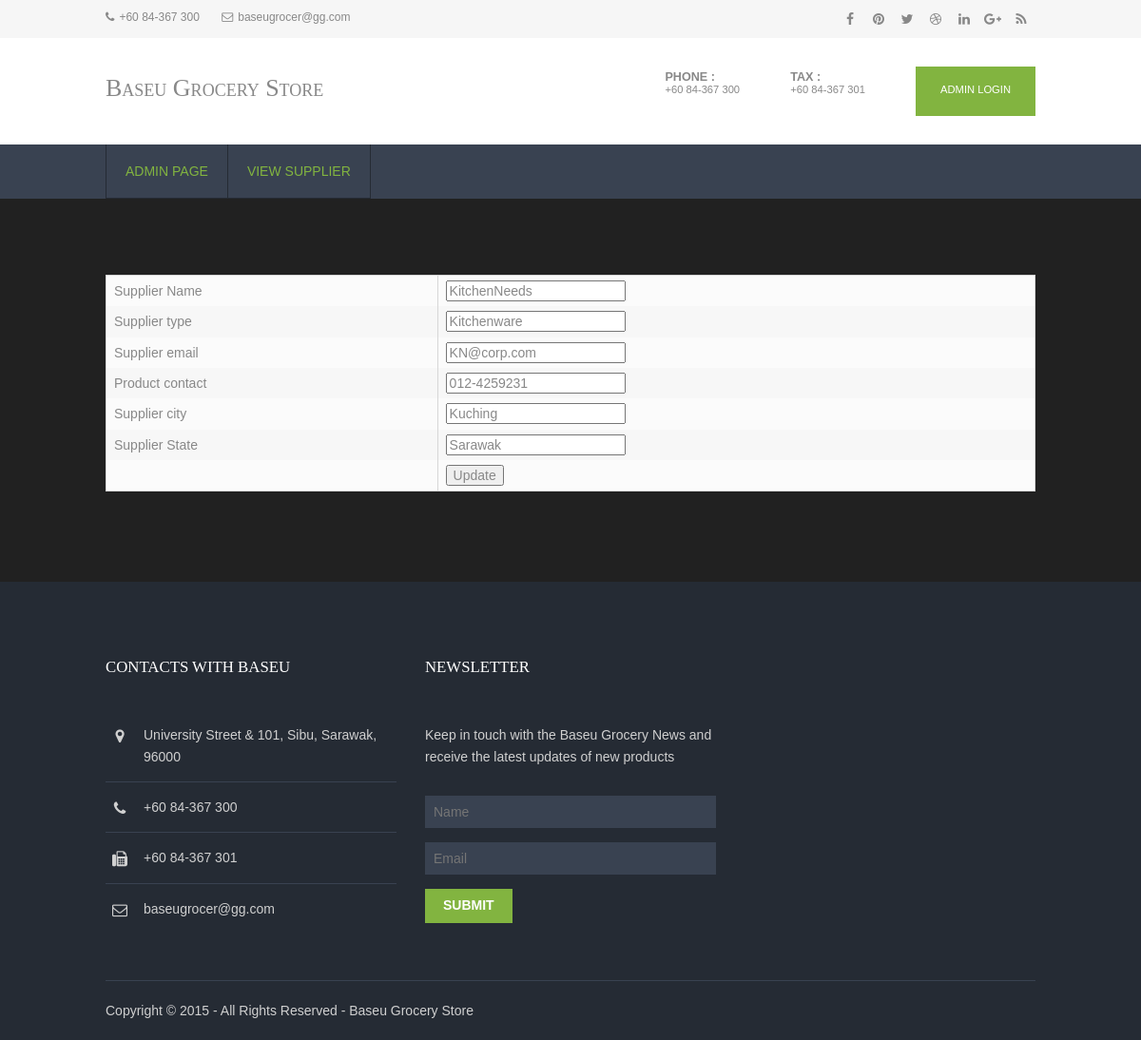
The app's page /edit_supplier.php?supp_id=8 with its own data.
### tables this page shows
CREATE TABLE `supplier` (
  `supp_id` int(11) NOT NULL,
  `supp_name` varchar(255) NOT NULL,
  `supp_contact` varchar(50) NOT NULL,
  `supp_email` varchar(50) NOT NULL,
  `supp_city` varchar(255) NOT NULL,
  `supp_state` varchar(255) NOT NULL,
  `supp_type` varchar(255) NOT NULL,
  `supp_country` varchar(255) NOT NULL
);

### edit_supplier.php (the view, shortened to what this page needs)
<?php
require('includes/config.php');
?>
<?php
$id = $_GET['supp_id'];
$sql = "SELECT * FROM supplier WHERE supp_id=:supp_id";
$query = $db->prepare($sql);
$query->execute(array(':supp_id' => $id));
while($row = $query->fetch(PDO::FETCH_ASSOC))
{
		$name = $row['supp_name'];
		$type = $row['supp_type'];
		$email = $row['supp_email'];
		$contact = $row['supp_contact'];
		$city = $row['supp_city'];
		$state = $row['supp_state'];
	}
?>
<!DOCTYPE html>
<html>
<head>
<link href="layout/styles/layout.css" rel="stylesheet" type="text/css" media="all">
</head>
<body id="top">
<div class="wrapper row0">
  <div id="topbar" class="hoc clear">
    <div class="fl_left">
      <ul class="nospace inline pushright">
        <li><i class="fa fa-phone"></i>+60 84-367 300</li>
        <li><i class="fa fa-envelope-o"></i>baseugrocer@gg.com</li>
      </ul>
    </div>
    <div class="fl_right">
      <ul class="faico clear">
        <li><a class="faicon-facebook" href="#"><i class="fa fa-facebook"></i></a></li>
        <li><a class="faicon-pinterest" href="#"><i class="fa fa-pinterest"></i></a></li>
        <li><a class="faicon-twitter" href="#"><i class="fa fa-twitter"></i></a></li>
        <li><a class="faicon-dribble" href="#"><i class="fa fa-dribbble"></i></a></li>
        <li><a class="faicon-linkedin" href="#"><i class="fa fa-linkedin"></i></a></li>
        <li><a class="faicon-google-plus" href="#"><i class="fa fa-google-plus"></i></a></li>
        <li><a class="faicon-rss" href="#"><i class="fa fa-rss"></i></a></li>
      </ul>
    </div>
  </div>
</div>
<div class="wrapper row1">
  <header id="header" class="hoc clear">
    <div id="logo" class="fl_left">
      <h1><a href="index.html">Baseu Grocery Store</a></h1>
    </div>
    <div id="quickinfo" class="fl_right">
      <ul class="nospace inline">
        <li><strong>Phone :</strong><br> +60 84-367 300</li>
        <li><strong>Tax :</strong><br> +60 84-367 301</li>
        <li><a class="btn" href="login.php">Admin Login</a></li>
      </ul>
    </div>
  </header>
</div>
<div class="wrapper row2">
  <nav id="mainav" class="hoc clear">
    <ul class="clear">
      <li class="active"><a href="memberpage.php">Admin Page</a></li>
			<li class="active"><a href="view_supplier.php">View Supplier</a></li>
    </ul>
  </nav>
</div>
<div class="wrapper row3">
  <main class="hoc container clear">
    <div class="content">
			<form name="form1" method="post" action="edit_supplier.php">
				<table border="0">
					<tr>
						<td>Supplier Name</td>
						<td><input type="text" name="name" value="<?php echo $name;?>"></td>
					</tr>
					<tr>
						<td>Supplier type</td>
						<td><input type="text" name="type" value="<?php echo $type;?>"></td>
					</tr>
					<tr>
						<td>Supplier email</td>
						<td><input type="text" name="email" value="<?php echo $email;?>"></td>
					</tr>
					<tr>
						<td>Product contact</td>
						<td><input type="text" name="contact" value="<?php echo $contact;?>"></td>
					</tr>
					<tr>
						<td>Supplier city</td>
						<td><input type="text" name="city" value="<?php echo $city;?>"></td>
					</tr>
					<tr>
						<td>Supplier State</td>
						<td><input type="text" name="state" value="<?php echo $state;?>"></td>
					</tr>
					<tr>
						<td><input type="hidden" name="id" value=<?php echo $_GET['supp_id'];?>></td>
						<td><input type="submit" name="update" value="Update"></td>
					</tr>
				</table>
			</form>
    </div>
  </main>
</div>
<div class="wrapper row4">
  <footer id="footer" class="hoc clear">
    <div class="one_third first">
      <h6 class="title">Contacts with Baseu</h6>
      <ul class="nospace linklist contact">
        <li><i class="fa fa-map-marker"></i>
          <address>
          University Street &amp; 101, Sibu, Sarawak, 96000
          </address>
        </li>
        <li><i class="fa fa-phone"></i> +60 84-367 300<br></li>
        <li><i class="fa fa-fax"></i> +60 84-367 301</li>
        <li><i class="fa fa-envelope-o"></i> baseugrocer@gg.com</li>
      </ul>
    </div>
    <div class="one_third">
      <h6 class="title">Newsletter</h6>
      <p class="btmspace-30">Keep in touch with the Baseu Grocery News and receive the latest updates of new products</p>
      <form method="post" action="#">
        <fieldset>
          <input class="btmspace-15" type="text" value="" placeholder="Name">
          <input class="btmspace-15" type="text" value="" placeholder="Email">
          <button type="submit" value="submit">Submit</button>
        </fieldset>
      </form>
    </div>
  </footer>
</div>
<div class="wrapper row5">
  <div id="copyright" class="hoc clear">
    <p class="fl_left">Copyright &copy; 2015 - All Rights Reserved - <a href="#">Baseu Grocery Store</a></p>
  </div>
</div>
</body>
</html>

### layout/styles/layout.css (style rules this page uses)
#topbar { padding:5px 0; font-size:12px; }
#topbar .fl_left { margin-top:4px; }
#topbar .fl_left .inline > li i { margin:0 5px 0 0; line-height:normal; }
#topbar .faico li { margin:0; }
#header { padding:30px 0; }
#header #logo { margin-top:8px; font-variant:small-caps; }
#header #logo h1 { margin:0; padding:0; font-size:26px; }
#header #quickinfo { font-size:.8rem; text-transform:uppercase; }
#header #quickinfo li { margin-right:50px; }
#header #quickinfo li:last-child { margin-right:0; }
#header #quickinfo strong { display:block; margin:0 0 -5px 0; padding:0; font-size:.9rem; }
.container { padding:80px 0; }
#footer { padding:80px 0 60px; }
#footer .title { margin:0 0 50px 0; padding:0; font-size:1.2rem; text-transform:uppercase; }
#footer .linklist li { display:block; margin-bottom:15px; padding:0 0 15px 0; border-bottom:1px solid; }
#footer .linklist li:last-child { margin:0; padding:0; border:none; }
#footer .linklist li::before, #footer .linklist li::after { display:table; content:""; }
#footer .linklist li, #footer .linklist li::after { clear:both; }
#footer .contact.linklist li, #footer .contact.linklist li:last-child { position:relative; padding-left:40px; }
#footer .contact li * { margin:0; padding:0; line-height:1.6; }
#footer .contact li i { display:block; position:absolute; top:0; left:0; width:30px; font-size:16px; text-align:center; }
#footer input, #footer button { border:1px solid; }
#footer input { display:block; width:100%; padding:8px; }
#footer button { padding:8px 18px 10px; text-transform:uppercase; font-weight:700; cursor:pointer; }
#copyright { padding:20px 0; border-top:1px solid; }
#copyright * { margin:0; padding:0; }
*, *::before, *::after { transition:all .3s ease-in-out; }
nav ul, nav ol { margin:0; padding:0; list-style:none; }
#mainav, #breadcrumb, .sidebar nav { line-height:normal; }
#mainav li { display:block; position:relative; float:left; margin:0; padding:0; text-transform:uppercase; }
#mainav li:last-child { margin-right:0; }
#mainav ul.clear { border:solid; border-width:0 0 0 1px; }
#mainav li a { display:block; padding:20px; border:solid; border-width:0 1px 1px 0; border-collapse:collapse; }
table, th, td { border:1px solid; border-collapse:collapse; vertical-align:top; }
table, th { table-layout:auto; }
table { width:100%; margin-bottom:15px; }
th, td { padding:5px 8px; }
td { border-width:0 1px; }
.faico { margin:0; padding:0; list-style:none; }
.faico li { display:inline-block; float:left; margin:0 2px 0 0; padding:0; line-height:normal; }
.faico li:last-child { margin-right:0; }
.faico a { display:inline-block; width:30px; height:30px; line-height:30px; font-size:14px; text-align:center; }
.faico a { color:inherit; background-color:transparent; }
body { color:#888888; background-color:#252B34; }
a { color:#82B440; }
.btn, .btn.inverse:hover { color:#FFFFFF; background-color:#82B440; border-color:#82B440; }
.row0 { color:#888888; background-color:#F6F6F6; }
.row1 { color:#888888; background-color:#FFFFFF; }
.row2, .row2 a { color:#FFFFFF; background-color:#394251; }
.row3 { color:#888888; background-color:#212121; }
.row4 { color:#D0D0D0; background-color:#252B34; }
.row5, .row5 a { color:#D0D0D0; background-color:#252B34; }
#header #logo * { color:inherit; }
#footer .title { color:#FFFFFF; }
#footer .linklist li { border-color:#394251; }
#footer input, #footer button { border-color:transparent; }
#footer input { color:#FFFFFF; background-color:#394251; }
#footer button { color:#FFFFFF; background-color:#82B440; }
#copyright { border-color:#394251; }
#mainav ul.clear { border-color:#252B34; }
#mainav li a { color:inherit; background-color:inherit; border-color:#252B34; }
#mainav .active a, #mainav a:hover, #mainav li:hover > a { color:#82B440; background-color:inherit; }
table, th, td, #comments .avatar, #comments input, #comments textarea { border-color:#D7D7D7; }
tr, #comments li, #comments input[type="submit"], #comments input[type="reset"] { color:inherit; background-color:#FBFBFB; }
tr:nth-child(even), #comments li:nth-child(even) { color:inherit; background-color:#F7F7F7; }
@media screen and (min-width:978px) { .hoc { max-width:978px; } }

### records on screen
supplier: name "KitchenNeeds", type "Kitchenware", email "KN@corp.com", contact "012-4259231", city "Kuching", state "Sarawak"
